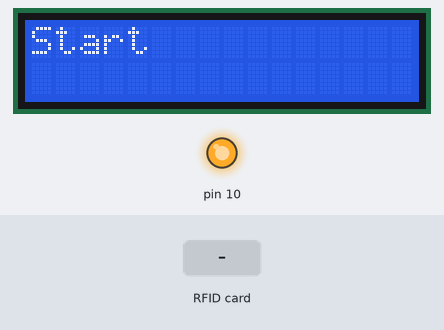
A sketch run on a simulated Arduino Uno, built with avr-gcc and run on an emulated ATmega328P. On the bench: 16×2 character LCD, output pins drawn as LEDs (lit = HIGH). Inputs (shaded band) come from the test bench. What the sketch prints to the serial monitor is not drawn.

Above: at 0.2 s.
At 1.8 s:
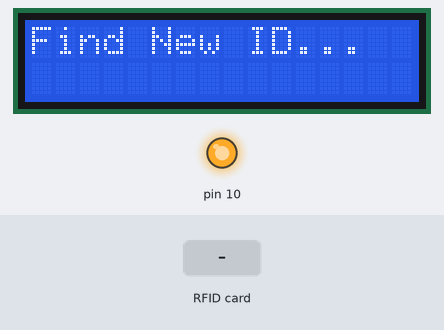
1.9 s: RFID card 5E 7A 19 C4 held to the reader
At 3.0 s:
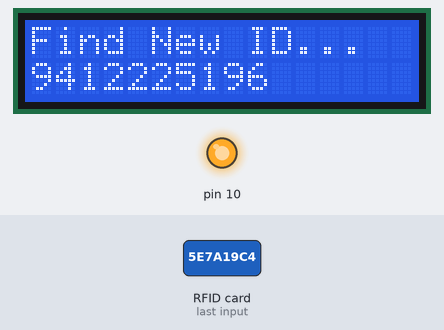
Timing chart, 0 to 4.9 s (numbered marks = the images above; inputs shaded):
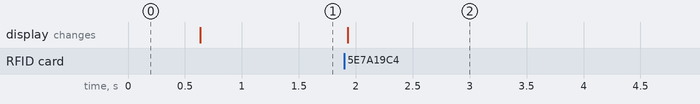

The sketch:

Read_RFID_ID_only.ino
```cpp
#include <Wire.h>
#include <LiquidCrystal_I2C.h>
LiquidCrystal_I2C lcd(0x3F, 16, 2);


#include <SPI.h>
#include <MFRC522.h>

constexpr uint8_t RST_PIN = 16;     // Configurable, see typical pin layout above
constexpr uint8_t SS_PIN = 0;     // Configurable, see typical pin layout above

MFRC522 rfid(SS_PIN, RST_PIN); // Instance of the class

MFRC522::MIFARE_Key key;

// Init array that will store new NUID
byte nuidPICC[4];

void printDec(byte *buffer, byte bufferSize);

String keep_ID = "";


void setup() {
  Serial.begin(9600);
  SPI.begin(); // Init SPI bus
  rfid.PCD_Init(); // Init MFRC522

  for (byte i = 0; i < 6; i++) {
    key.keyByte[i] = 0xFF;
  }

  lcd.begin();
  lcd.backlight();
  lcd.print("Start");
  delay(500);
  lcd.clear();

}

void loop() {
lcd.setCursor(0, 0);
  lcd.print("Find New ID...");


  if ( ! rfid.PICC_IsNewCardPresent())
    return;

  if ( ! rfid.PICC_ReadCardSerial())
    return;


    for (byte i = 0; i < 4; i++) {
      nuidPICC[i] = rfid.uid.uidByte[i];
    }


    Serial.print(F("In dec: "));
    printDec(rfid.uid.uidByte, rfid.uid.size);
    Serial.println();


  // Halt PICC
  rfid.PICC_HaltA();

  // Stop encryption on PCD
  rfid.PCD_StopCrypto1();
}


void printDec(byte *buffer, byte bufferSize) {

  for (byte i = 0; i < bufferSize; i++) {
    Serial.print(buffer[i] < 0x10 ? " 0" : " ");
    Serial.print(buffer[i], DEC);
    if(buffer[i] < 0x10){
      keep_ID += "0";
    }
      keep_ID += buffer[i];

  }
   // id_now = keep_ID.toInt();
   Serial.println();
  Serial.print(keep_ID);
  lcd.setCursor(0, 1);
   lcd.print(keep_ID);
   //delay(5000);
   //lcd.clear();
  keep_ID = "";
}
```

Measured:
- after the input at 1.9 s, the display: changes at once (image 2)
